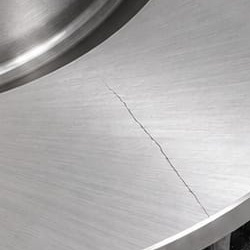
#> input picture autoinspect-ai/backend/samples/crop_crack.jpg, 250 x 250 px
$ python -i feature_extractor.py   (imports and definitions only)   (older library calls are emulated)
#> lines starting #> are read from the running program, lines starting #| are printed output that depends on the picture; after the words box and inside, x2 and y2 are one past the last pixel; in counts of white or black regions, pixels touching at a corner belong together
#> further down, picture is the input picture: shape (250, 250, 3); mean B, G, R 173.7, 173.6, 175.2
import cv2
import numpy as np


def extract_brake_rotor_features(image_bgr: np.ndarray) -> np.ndarray:
    """
    Extracts a 16-dimensional physical & texture feature vector specifically
    correlated with brake disc wear, grooving, cracking, and oxidation.
    """
    h, w = image_bgr.shape[:2]
#> h = 250; w = 250
    total_pixels = h * w
#> total_pixels = 62500
    gray = cv2.cvtColor(image_bgr, cv2.COLOR_BGR2GRAY)
    lab = cv2.cvtColor(image_bgr, cv2.COLOR_BGR2LAB)
#> lab: shape (250, 250, 3); mean of channels 0, 1, 2 180.4, 128.6, 128.3

    # Identify and segment plain background (e.g., pure white catalog or dark studio background)
    corners = np.concatenate([
        gray[:20, :20].flatten(),
        gray[:20, -20:].flatten(),
        gray[-20:, :20].flatten(),
        gray[-20:, -20:].flatten()
    ])
#> corners = 1600 values, max 197 at index 399, min 0 at index 1582, mean 128
    bg_is_white = float(np.mean(corners)) > 210
#> bg_is_white = False
    disc_mask = (gray < 225) if bg_is_white else np.ones((h, w), dtype=bool)
#> disc_mask: shape (250, 250) bool; every value is 1
    disc_area = max(int(np.sum(disc_mask)), 1)
#> disc_area = 62500
    disc_pixels = gray[disc_mask] if np.any(disc_mask) else gray

    # 1. Surface roughness and contrast
    mean_gray = np.mean(disc_pixels)
#> mean_gray = 174.2
    std_gray = np.std(disc_pixels)
#> std_gray = 39.57
    contrast = np.percentile(disc_pixels, 95) - np.percentile(disc_pixels, 5)
#> contrast = 142

    # 2. Edge / Grooving density (scoring)
    edges = cv2.Canny(gray, 50, 150)
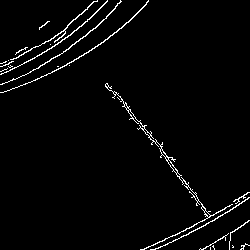
#> edges: shape (250, 250); 2.6% white in thin lines or dots
    edge_density = np.sum((edges > 0) & disc_mask) / disc_area
#> edge_density = 0.0264

    # Horizontal vs Vertical directional gradients (concentric lathe vs transverse cracks)
    sobel_x = cv2.Sobel(gray, cv2.CV_64F, 1, 0, ksize=3)
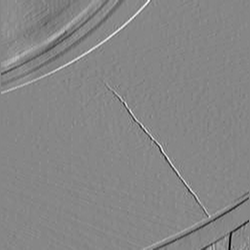
#> sobel_x: shape (250, 250) float64; min -412, max 370, mean 0.4; drawn with min black and max white
    sobel_y = cv2.Sobel(gray, cv2.CV_64F, 0, 1, ksize=3)
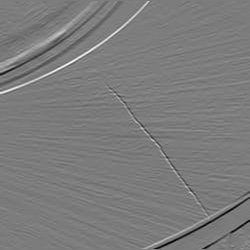
#> sobel_y: shape (250, 250) float64; min -470, max 496, mean 0.5; drawn with min black and max white
    grad_mag = np.sqrt(sobel_x**2 + sobel_y**2)
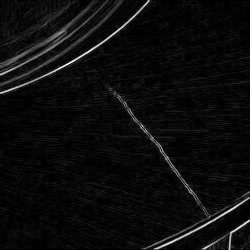
#> grad_mag: shape (250, 250) float64; min 0, max 542.6, mean 27.1; drawn with min black and max white
    grad_mag_disc = grad_mag[disc_mask] if np.any(disc_mask) else grad_mag
    mean_grad = np.mean(grad_mag_disc)
#> mean_grad = 27.08
    grad_skew = np.std(grad_mag_disc)
#> grad_skew = 48.3

    # 3. Micro-fracture / crack fissure energy (Black-Hat)
    kernel = cv2.getStructuringElement(cv2.MORPH_RECT, (11, 11))
    blackhat = cv2.morphologyEx(gray, cv2.MORPH_BLACKHAT, kernel)
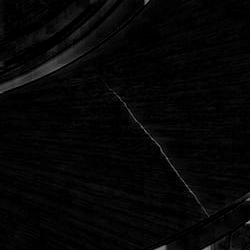
#> blackhat: shape (250, 250); min 0, max 138, mean 5.9
    crack_energy = np.sum((blackhat > 35) & disc_mask) / disc_area
#> crack_energy = 0.0203
    max_crack_val = np.max(blackhat[disc_mask]) if np.any(disc_mask) else np.max(blackhat)
#> max_crack_val = 138

    # 4. Thermal discoloration & Oxidation variance (LAB color space)
    l, a, b = cv2.split(lab)
    b_disc = b[disc_mask] if np.any(disc_mask) else b
    a_disc = a[disc_mask] if np.any(disc_mask) else a
    std_b = np.std(b_disc)  # Yellow/brown rust shift
#> std_b = 0.592
    std_a = np.std(a_disc)  # Reddish rust / heat tint shift
#> std_a = 0.527

    # 5. Annular swept zone variance (center disc vs friction track)
    center_y, center_x = h // 2, w // 2
#> center_y = 125; center_x = 125
    y_coords, x_coords = np.ogrid[:h, :w]
#> y_coords = 250 values from 0 to 249
    dist_from_center = np.sqrt((x_coords - center_x)**2 + (y_coords - center_y)**2)
    max_r = min(w, h) * 0.44
#> max_r = 110
    friction_mask = (dist_from_center > max_r * 0.4) & (dist_from_center < max_r * 0.95) & disc_mask
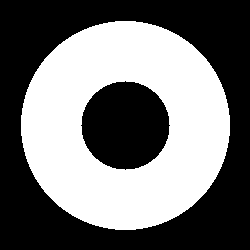
#> friction_mask: shape (250, 250) bool; 45.2% white; 1 white region, box (x1, y1, x2, y2) and area: (21, 21, 230, 230) 28232
    friction_pixels = gray[friction_mask] if np.any(friction_mask) else disc_pixels
    swept_std = np.std(friction_pixels)
#> swept_std = 33.62
    swept_mean = np.mean(friction_pixels)
#> swept_mean = 180.4

    # 6. Local dark pit count (cavitation / deep gouges)
    dark_pits = np.sum(friction_pixels < (swept_mean - 2.5 * swept_std)) / max(len(friction_pixels), 1)
#> dark_pits = 0.0425

    features = [
        mean_gray / 255.0,
        std_gray / 128.0,
        contrast / 255.0,
        edge_density * 100.0,
        mean_grad / 100.0,
        grad_skew / 100.0,
        crack_energy * 1000.0,
        max_crack_val / 255.0,
        std_b / 50.0,
        std_a / 50.0,
        swept_std / 128.0,
        swept_mean / 255.0,
        dark_pits * 1000.0,
        float(np.sum(edges > 0)) / max(float(np.sum(blackhat > 25)), 1.0),
        float(std_b) / max(float(std_a), 0.1),
        float(grad_skew) / max(float(mean_grad), 0.1),
    ]
#> features = [0.683, 0.309, 0.557, 2.64, 0.271, 0.483, 20.32, 0.541, 0.0118, 0.0105, 0.263, 0.708, 42.54, 0.887, 1.12, 1.78]

    return np.array(features, dtype=np.float32)

>>> import cv2
>>> picture = cv2.imread('../../../../autoinspect-ai/backend/samples/crop_crack.jpg')
>>> result = extract_brake_rotor_features(picture)
#> result has the same summary as features in extract_brake_rotor_features

$ run again, on autoinspect-ai/backend/samples/exact_crack_patch.jpg
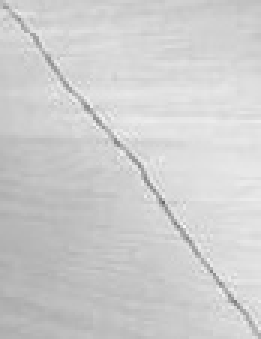
#> input picture autoinspect-ai/backend/samples/exact_crack_patch.jpg, 87 x 113 px (shown 3 times larger)
#> picture is the input picture: shape (113, 87, 3); min 104, max 248, mean 206.3
#> lab: shape (113, 87, 3); mean of channels 0, 1, 2 211.4, 128, 128
#> corners = 1600 values, max 239 at index 1307, min 128 at index 1351, mean 201.3
#> bg_is_white = False
#> disc_mask: shape (113, 87) bool; every value is 1
#> disc_area = 9831
#> disc_pixels = 9831 values, max 248 at index 6586, min 104 at index 5883, mean 206.3
#> mean_gray = 206.3
#> std_gray = 15.27
#> contrast = 46
#> in extract_brake_rotor_features, `edges = cv2.Canny(gray, 50, 150)`:
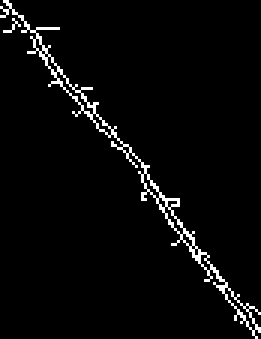
#> edges: shape (113, 87) (shown 3 times larger); 3.4% white in thin lines or dots
#> edge_density = 0.0339
#> grad_mag_disc = 9831 values, max 400.6 at index 5796, min 0 at index 0, mean 27.13
#> mean_grad = 27.13
#> grad_skew = 41.73
#> crack_energy = 0.0233
#> max_crack_val = 119
#> a: shape (113, 87); every value is 128
#> b_disc = 9831 values from 128 to 128
#> std_b = 0
#> in extract_brake_rotor_features, `friction_mask = (dist_from_center > max_r * 0.4) & (dist_from_center <..`:
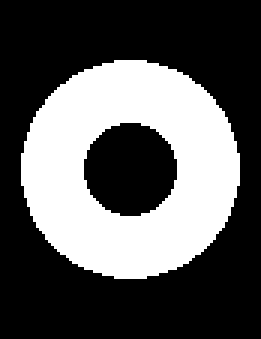
#> friction_mask: shape (113, 87) bool (shown 3 times larger); 34.7% white; 1 white region, box (x1, y1, x2, y2) and area: (7, 20, 80, 93) 3416
#> friction_pixels = 3416 values, max 248 at index 2669, min 104 at index 2189, mean 209.4
#> swept_std = 15.07
#> swept_mean = 209.4
#> dark_pits = 0.0132
#> features = [0.809, 0.119, 0.18, 3.39, 0.271, 0.417, 23.29, 0.467, 0, 0, 0.118, 0.821, 13.17, 0.997, 0, 1.54]
#> result has the same summary as features in extract_brake_rotor_features

$ run again, on autoinspect-ai/backend/samples/sample_bonnet_burr.jpg
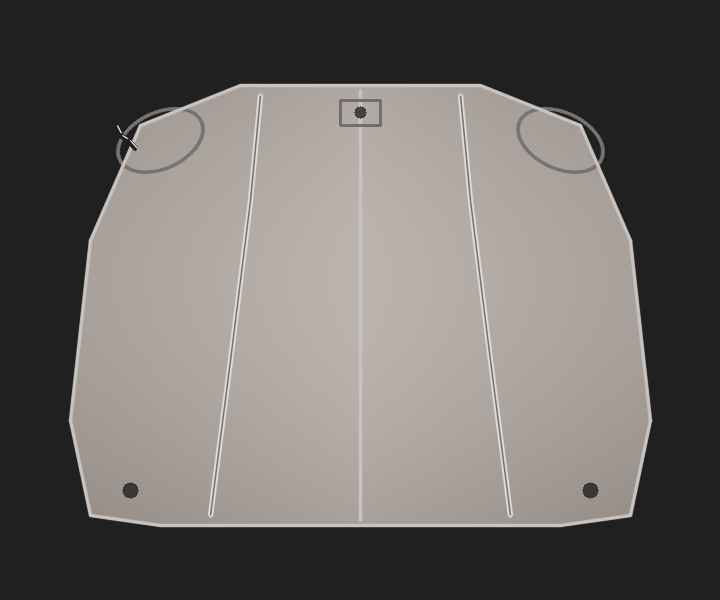
#> input picture autoinspect-ai/backend/samples/sample_bonnet_burr.jpg, 720 x 600 px
#> picture is the input picture: shape (600, 720, 3); mean B, G, R 101.2, 104.4, 108.1
#> lab: shape (600, 720, 3); mean of channels 0, 1, 2 108.6, 128.7, 130.1
#> corners = 1600 values from 32 to 32
#> bg_is_white = False
#> disc_mask: shape (600, 720) bool; every value is 1
#> disc_area = 432000
#> mean_gray = 104.9
#> std_gray = 68.08
#> contrast = 146
#> in extract_brake_rotor_features, `edges = cv2.Canny(gray, 50, 150)`:
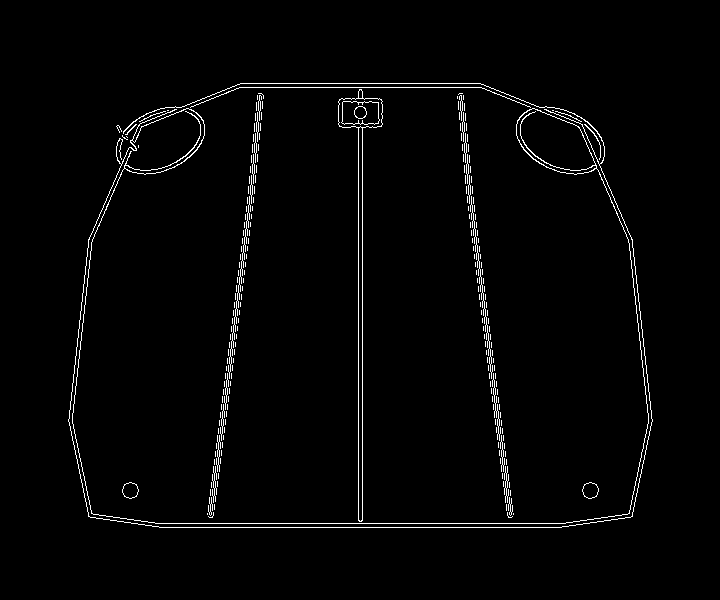
#> edges: shape (600, 720); 2% white in thin lines or dots, all inside (x1, y1, x2, y2) = (68, 83, 653, 528)
#> edge_density = 0.02
#> mean_grad = 12.62
#> grad_skew = 64.97
#> crack_energy = 0.0089
#> max_crack_val = 171
#> std_b = 1.97
#> std_a = 0.723
#> in extract_brake_rotor_features, `friction_mask = (dist_from_center > max_r * 0.4) & (dist_from_center <..`:
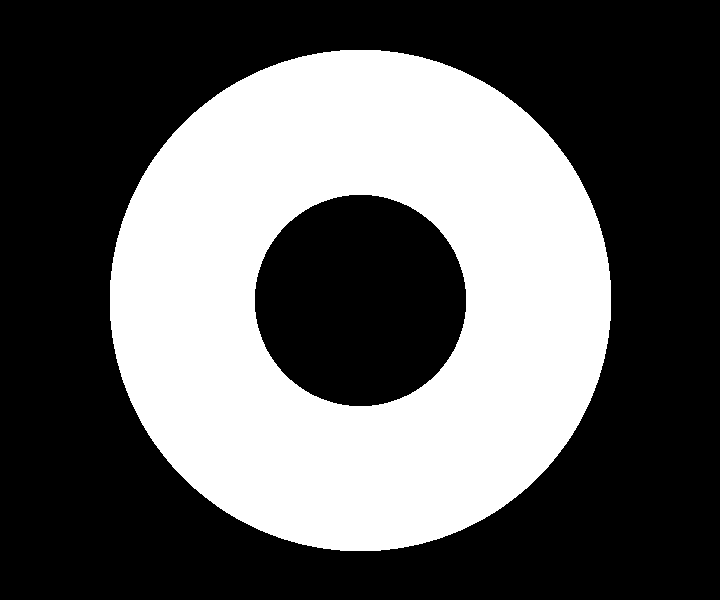
#> friction_mask: shape (600, 720) bool; 37.6% white; 1 white region, box (x1, y1, x2, y2) and area: (110, 50, 611, 551) 162568
#> swept_std = 33.04
#> swept_mean = 160
#> dark_pits = 0.0587
#> features = [0.412, 0.532, 0.573, 2, 0.126, 0.65, 8.9, 0.671, 0.0394, 0.0145, 0.258, 0.627, 58.69, 2.04, 2.72, 5.15]
#> result has the same summary as features in extract_brake_rotor_features
